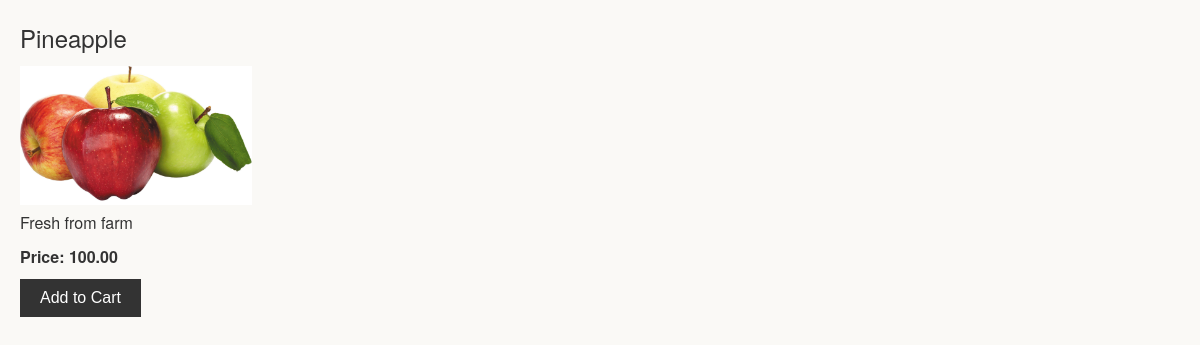
The page /inventory/products/8/ on the database its author committed.
### inventory/models.py (models this page shows)
class Product(models.Model):
    vendor = models.ForeignKey(Vendor, null = True, on_delete = models.CASCADE)
    name = models.CharField(max_length = 32)
    price = models.DecimalField(max_digits = 8, decimal_places = 2)
    stock = models.PositiveIntegerField()
    image = models.ImageField()
    description = models.TextField()
    date_created = models.DateTimeField(auto_now_add = True)
    date_updated = models.DateTimeField(auto_now = True)

### inventory/views.py (the view)
# urls.py: path("products/<int:id>/",product_detail, name="product_detail_views"),
def product_detail(request, id):
    product = Product.objects.get(id=id)
    return render(request, 'inventory/product_detail.html', {'product': product})

### templates/inventory/product_detail.html (shortened to what this page needs)
<!DOCTYPE html>
<html lang="en">
<head>
</head>
<body>
    <h2>{{ product.name }}</h2>
    <img src="{{ product.image.url }}" class="img">
    <p>{{ product.description }}</p>
    <span>Price: {{ product.price }}</span>
    <button>Add to Cart</button>
</body>
</html>

### templates/inventory/product_detail.html (style rules this page uses)
body { background-color: #FAF9F6; color: #333; font-family: 'Helvetica Neue', sans-serif; font-size: 16px; line-height: 1.5; margin: 0; padding: 20px; }
h2 { font-size: 24px; font-weight: normal; margin: 0 0 10px; }
img { width: 20%; }
p { margin: 0 0 10px; }
span { display: block; font-weight: bold; margin: 10px 0; }
button { background-color: #333; border: none; color: #fff; cursor: pointer; font-size: 16px; padding: 10px 20px; }

### rows shown on the page
Product: name "Pineapple", image (picture), description "Fresh from farm", price "100.00"
